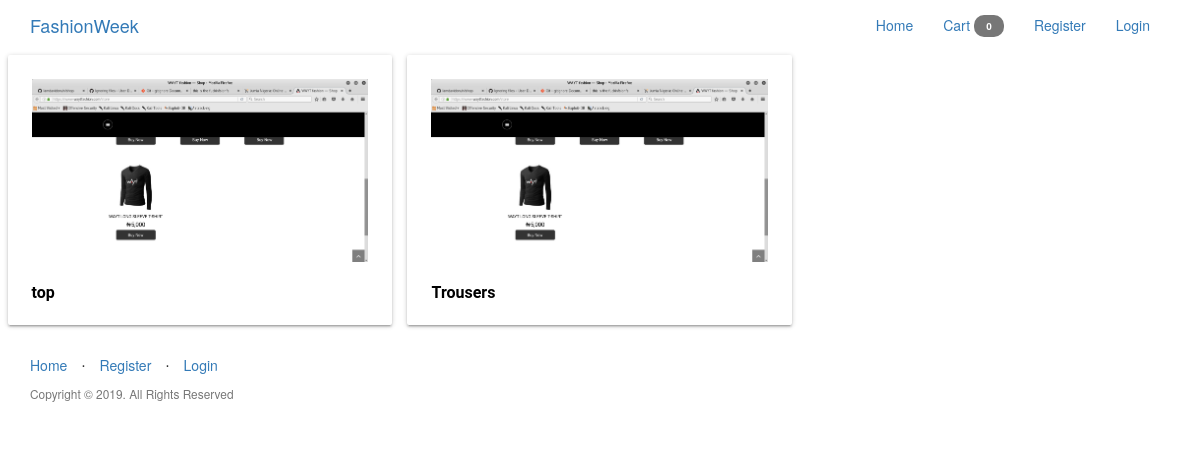
Before: / with the older database file.
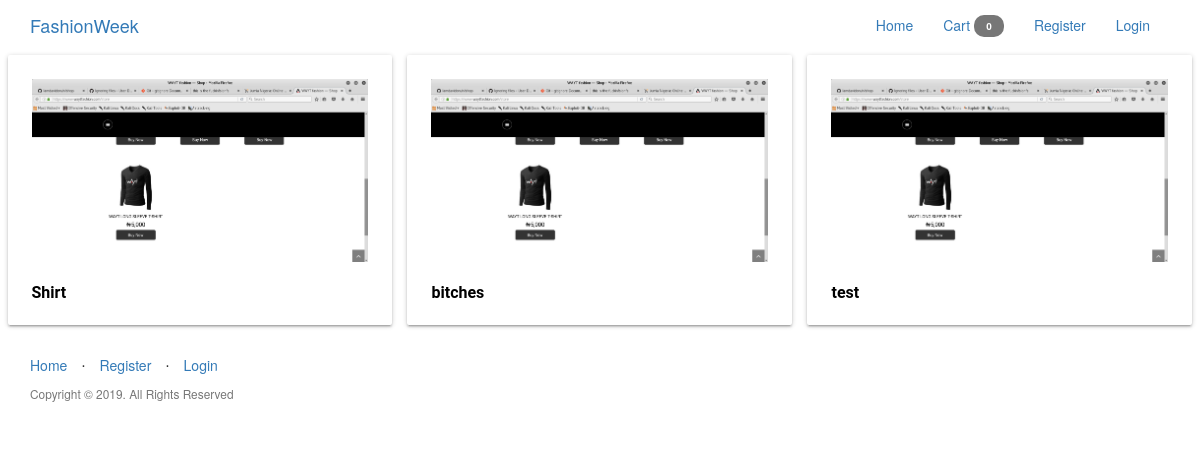
After: the same page with the newer database file.
### app/models.py (models this page shows, shortened)
class Categories(db.Model):
	id = db.Column(db.Integer, primary_key=True)
	category_name  = db.Column(db.String(20), index = True)
	product = db.relationship('Products', backref='products_categories')

### app/home/routes.py (the view)
@home.route('/')
def homepage():
	categories = Categories.query.all()
	products = Products.query.all()
	return render_template("home/index.html", title = 'Website name',
	categories = categories, products = products)

### app/templates/home/index.html
{% extends "base.html" %}
{% block body %}
<body>
	<div class="container-fluid">
	{% if categories %}
	<div class="row">
		{% for category in categories %}
	<a href="{{ url_for('home.shop_by_category', id=category.id) }}">
		<div class="col l4 s12 m6" style="width: 33.33333%" >
			<div class="card-panel hoverable" style="height:270px; background-color:#FFFFFF;">
					<div class="card-image" style="margin-left:auto;margin-right: auto;">
							<img class="responsive-img" src="{{url_for('static', filename = 'test.png')}}"  >
							<div class="caption">
							<br>
							<span class="card-title">
								<strong style="font-size:16px;font-family: 'Roboto', sans-serif;color: #000;">
									{{ category.category_name }}
								</strong>
							</span>
							</div>
						</div>
				</div>
		</div>
	</a>
		{% endfor %}
	</div>
	{% endif %}
	</div>
</body>
{% endblock %}

### app/templates/base.html (shortened to what this page needs)
<!DOCTYPE html>
<html lang="en">
<head>
    <link href="{{ url_for('static', filename='css/materialize.min.css') }}"rel="stylesheet">
    <link href="{{ url_for('static', filename='css/bootstrap.css') }}"rel="stylesheet">
</head>
<body>
<div class="container-fluid">
        <div class="navbar-header">
          <a class="navbar-brand" href="{{ url_for('home.homepage') }}">FashionWeek</a>
        </div>
        <ul class="nav navbar-nav navbar-right" style="margin-right:20px;">
            {% if current_user.is_authenticated %}
            {% if current_user.is_admin %}
                <li><a href="{{ url_for('home.admin_dashboard') }}">Dashboard</a></li>
                <li><a href="{{ url_for('admin.list_categories') }}">Categories</a></li>
                <li><a href="{{ url_for('admin.list_products') }}">Products</a></li>
                <li><a href="#">Orders</a></li>
            {% else %}
                <li><a href="{{ url_for('users.cart') }}">Cart <span class="badge">42</span></a></li>
            {% endif %}
                <li class="dropdown">
                    <a class="dropdown-toggle" data-toggle="dropdown" role="button" aria-haspopup="true" aria-expanded="false">
                        <i class="fa fa-user"></i>  Hi, {{ current_user.firstname }}!
                        <span class="caret"></span>
                    </a>
                    <ul class="dropdown-menu">
                        <li><a href="#">Profile</a></li>
                        <li role="separator" class="divider"></li>
                        <li><a href="{{ url_for('auth.logout') }}">Logout</a></li>
                    </ul>
            {% else %}
                <li><a href="{{ url_for('home.homepage') }}">Home</a></li>
                <li><a href="{{ url_for('users.cart') }}">Cart <span class="badge">0</span></a></li>
                <li><a href="{{ url_for('auth.register') }}">Register</a></li>
                <li><a href="{{ url_for('auth.login') }}">Login</a></li>
            {% endif %}
        </ul>
</div>
      {% block body %}
      {% endblock %}
      <footer>
        <div class="container">
            <div class="row">
                <div class="col-lg-12">
                    <ul class="list-inline">
                        <li><a href="{{ url_for('home.homepage') }}">Home</a></li>
                        <li class="footer-menu-divider">⋅</li>
                        {% if current_user.is_authenticated %}
                            <li><a href="{{ url_for('auth.logout') }}">Logout</a></li>
                        {% else %}
                            <li><a href="{{ url_for('auth.register') }}">Register</a></li>
                            <li class="footer-menu-divider">⋅</li>
                            <li><a href="{{ url_for('auth.login') }}">Login</a></li>
                        {% endif %}
                    </ul>
                    <p class="copyright text-muted small">Copyright © 2019. All Rights Reserved</p>
                </div>
            </div>
        </div>
      </footer>
</body>
</html>

Changed rows visible on the page:
changed Categories: category_name "top" → "Shirt"
changed Categories: category_name "Trousers" → "bitches"
added Categories: category_name "test"
